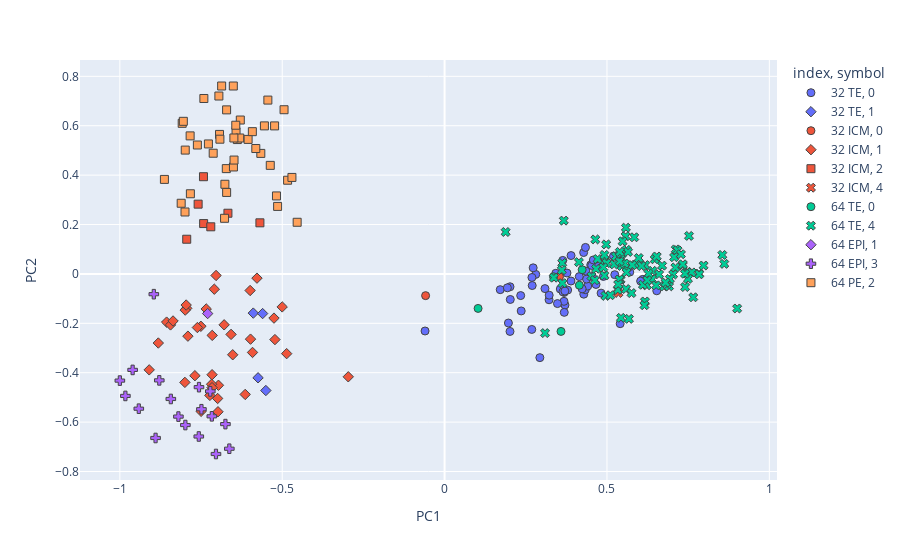

Notebook code for this chart:
### Code cell
fig = px.scatter(scores, x='PC1', y='PC2', color=labels, symbol=kmeanslabels)
fig.update_traces(mode='markers', marker_line_width =1, marker_size=8)
fig.show()

### Figure 1 — Plotly figure (JSON) as saved in the notebook; plotly's stock layout.template omitted (floating-point values rounded to 4 significant figures)
{"data": [{"hovertemplate": "index=32 TE<br>symbol=0<br>PC1=%{x}<br>PC2=%{y}<extra></extra>", "legendgroup": "32 TE, 0", "marker": {"color": "#636efa", "line": {"width": 1}, "size": 8, "symbol": "circle"}, "mode": "markers", "name": "32 TE, 0", "orientation": "v", "showlegend": true, "type": "scatter", "x": [0.489, 0.6102, 0.6533, 0.3789, 0.4287, 0.4819, 0.4282, 0.3892, 0.2014, 0.3217, 0.2359, -0.06014, 0.2023, 0.4501, 0.3707, 0.5702, 0.2807, 0.4338, 0.4332, 0.4547, 0.3424, 0.3638, 0.2698, 0.4663, 0.3221, 0.2727, 0.3563, 0.3682, 0.5407, 0.3768, 0.453, 0.3894, 0.2343, 0.2934, 0.4406, 0.4372, 0.4147, 0.2685, 0.3644, 0.2014, 0.1965, 0.3676, 0.3705, 0.3685, 0.1713, 0.5241, 0.269, 0.4351, 0.3476, 0.6037, 0.3091, 0.1933, 0.4739, 0.5202, 0.4581, 0.4236], "xaxis": "x", "y": [-0.01013, -0.02203, -0.0683, -0.06538, -0.08197, -0.07779, 0.08661, -0.02867, -0.05203, -0.1046, -0.1499, -0.2311, -0.1035, 0.03641, -0.126, 0.007297, -0.001862, 0.1073, -0.06384, -0.01032, 0.002494, 0.05466, -0.04705, -0.04257, -0.08607, 0.02461, -0.0613, -0.07493, -0.2014, 0.003588, 0.03447, 0.07435, -0.08765, -0.3389, -0.04922, -0.02089, -0.0108, -0.2248, -0.07219, -0.2329, -0.1988, -0.111, -0.06924, -0.1556, -0.06371, -0.003062, -0.01425, 0.01143, -0.12, -0.02901, -0.05952, -0.05623, 0.03101, 0.07217, 0.05666, -0.0605], "yaxis": "y"}, {"hovertemplate": "index=32 TE<br>symbol=1<br>PC1=%{x}<br>PC2=%{y}<extra></extra>", "legendgroup": "32 TE, 1", "marker": {"color": "#636efa", "line": {"width": 1}, "size": 8, "symbol": "diamond"}, "mode": "markers", "name": "32 TE, 1", "orientation": "v", "showlegend": true, "type": "scatter", "x": [-0.5504, -0.5891, -0.5604, -0.5744], "xaxis": "x", "y": [-0.4721, -0.1586, -0.1605, -0.4206], "yaxis": "y"}, {"hovertemplate": "index=32 ICM<br>symbol=0<br>PC1=%{x}<br>PC2=%{y}<extra></extra>", "legendgroup": "32 ICM, 0", "marker": {"color": "#EF553B", "line": {"width": 1}, "size": 8, "symbol": "circle"}, "mode": "markers", "name": "32 ICM, 0", "orientation": "v", "showlegend": true, "type": "scatter", "x": [0.4948, 0.3538, -0.05849], "xaxis": "x", "y": [0.05668, -0.01122, -0.08793], "yaxis": "y"}, {"hovertemplate": "index=32 ICM<br>symbol=1<br>PC1=%{x}<br>PC2=%{y}<extra></extra>", "legendgroup": "32 ICM, 1", "marker": {"color": "#EF553B", "line": {"width": 1}, "size": 8, "symbol": "diamond"}, "mode": "markers", "name": "32 ICM, 1", "orientation": "v", "showlegend": true, "type": "scatter", "x": [-0.856, -0.6978, -0.7037, -0.7941, -0.7997, -0.844, -0.6575, -0.614, -0.7092, -0.8362, -0.5915, -0.5224, -0.734, -0.6788, -0.5253, -0.7228, -0.7987, -0.5988, -0.716, -0.6964, -0.7504, -0.7612, -0.7174, -0.7498, -0.5976, -0.7904, -0.7155, -0.7958, -0.9096, -0.7161, -0.5001, -0.2966, -0.8816, -0.5777, -0.6989, -0.7689, -0.6524, -0.4863], "xaxis": "x", "y": [-0.1951, -0.5581, -0.006268, -0.1394, -0.4391, -0.2065, -0.2449, -0.488, -0.06186, -0.1905, -0.3179, -0.2659, -0.1418, -0.2061, -0.1789, -0.4918, -0.1465, -0.06712, -0.4081, -0.4508, -0.2119, -0.2171, -0.4467, -0.5563, -0.2641, -0.252, -0.2489, -0.1259, -0.3884, -0.4605, -0.1336, -0.4165, -0.2798, -0.0171, -0.5043, -0.4121, -0.3274, -0.3228], "yaxis": "y"}, {"hovertemplate": "index=32 ICM<br>symbol=2<br>PC1=%{x}<br>PC2=%{y}<extra></extra>", "legendgroup": "32 ICM, 2", "marker": {"color": "#EF553B", "line": {"width": 1}, "size": 8, "symbol": "square"}, "mode": "markers", "name": "32 ICM, 2", "orientation": "v", "showlegend": true, "type": "scatter", "x": [-0.7425, -0.5687, -0.742, -0.794, -0.7589, -0.72, -0.6672], "xaxis": "x", "y": [0.3936, 0.2069, 0.2039, 0.1405, 0.2825, 0.1908, 0.2458], "yaxis": "y"}, {"hovertemplate": "index=32 ICM<br>symbol=4<br>PC1=%{x}<br>PC2=%{y}<extra></extra>", "legendgroup": "32 ICM, 4", "marker": {"color": "#EF553B", "line": {"width": 1}, "size": 8, "symbol": "x"}, "mode": "markers", "name": "32 ICM, 4", "orientation": "v", "showlegend": true, "type": "scatter", "x": [0.5352], "xaxis": "x", "y": [-0.07684], "yaxis": "y"}, {"hovertemplate": "index=64 TE<br>symbol=0<br>PC1=%{x}<br>PC2=%{y}<extra></extra>", "legendgroup": "64 TE, 0", "marker": {"color": "#00cc96", "line": {"width": 1}, "size": 8, "symbol": "circle"}, "mode": "markers", "name": "64 TE, 0", "orientation": "v", "showlegend": true, "type": "scatter", "x": [0.4149, 0.4236, 0.3354, 0.3585, 0.1031], "xaxis": "x", "y": [-0.04569, 0.01703, -0.01137, -0.2328, -0.1396], "yaxis": "y"}, {"hovertemplate": "index=64 TE<br>symbol=4<br>PC1=%{x}<br>PC2=%{y}<extra></extra>", "legendgroup": "64 TE, 4", "marker": {"color": "#00cc96", "line": {"width": 1}, "size": 8, "symbol": "x"}, "mode": "markers", "name": "64 TE, 4", "orientation": "v", "showlegend": true, "type": "scatter", "x": [0.6698, 0.5331, 0.5454, 0.5587, 0.4931, 0.4976, 0.6755, 0.5221, 0.5461, 0.5455, 0.4954, 0.5574, 0.7038, 0.7834, 0.5625, 0.4642, 0.6911, 0.7657, 0.6471, 0.5432, 0.8612, 0.7472, 0.6846, 0.7119, 0.6171, 0.3365, 0.3623, 0.7608, 0.7175, 0.7975, 0.8552, 0.7526, 0.5604, 0.5884, 0.7326, 0.784, 0.6177, 0.7068, 0.5779, 0.6228, 0.9009, 0.7278, 0.6402, 0.6938, 0.6107, 0.6533, 0.7494, 0.542, 0.4712, 0.5103, 0.5756, 0.4522, 0.5383, 0.4923, 0.5542, 0.4624, 0.5346, 0.6605, 0.6262, 0.4136, 0.367, 0.3609, 0.5583, 0.7405, 0.6387, 0.584, 0.5481, 0.4988, 0.3628, 0.4664, 0.5275, 0.7403, 0.6277, 0.4888, 0.6805, 0.7108, 0.6514, 0.3093, 0.4922, 0.5393, 0.5413, 0.5677, 0.7335, 0.6063, 0.6154, 0.1879, 0.5649, 0.624, 0.5602, 0.5979, 0.5395], "xaxis": "x", "y": [0.03351, -0.06444, 0.04358, -0.06122, 0.05625, 0.1195, -0.05102, 0.03875, 0.0812, 0.03229, -0.08886, 0.1526, -0.002245, 0.001343, 0.02633, 0.1397, -0.05022, -0.09458, 0.05939, -0.1779, 0.04075, 0.008348, -0.04148, 0.09926, -0.1115, -0.01525, 0.0441, 0.006003, 0.09531, 0.03405, 0.07685, 0.1538, 0.09731, 0.03811, 0.03405, -0.00159, 0.03585, 0.06762, 0.03566, -0.04579, -0.1399, 0.07982, 0.01233, -0.0201, -0.04393, 0.0706, -0.01989, -0.0233, 0.06021, -0.08625, -0.07757, -0.009278, -0.02263, -0.006459, 0.042, -0.02542, -0.04225, -0.001518, -0.02032, 0.04775, 0.2158, 0.01543, 0.1872, -0.05315, -0.02169, 0.1483, 0.1318, 0.04364, -0.0374, 0.02068, 0.07103, 0.0009884, 0.0009655, 0.0264, -0.03484, 0.0263, -0.0463, -0.2396, 0.07703, 0.0514, 0.08138, -0.182, 0.03897, 0.0319, -0.1266, 0.1697, 0.08897, -0.02592, 0.006501, 0.06446, 0.08905], "yaxis": "y"}, {"hovertemplate": "index=64 EPI<br>symbol=1<br>PC1=%{x}<br>PC2=%{y}<extra></extra>", "legendgroup": "64 EPI, 1", "marker": {"color": "#ab63fa", "line": {"width": 1}, "size": 8, "symbol": "diamond"}, "mode": "markers", "name": "64 EPI, 1", "orientation": "v", "showlegend": true, "type": "scatter", "x": [-0.7296], "xaxis": "x", "y": [-0.1605], "yaxis": "y"}, {"hovertemplate": "index=64 EPI<br>symbol=3<br>PC1=%{x}<br>PC2=%{y}<extra></extra>", "legendgroup": "64 EPI, 3", "marker": {"color": "#ab63fa", "line": {"width": 1}, "size": 8, "symbol": "cross"}, "mode": "markers", "name": "64 EPI, 3", "orientation": "v", "showlegend": true, "type": "scatter", "x": [-0.6749, -0.6629, -0.7563, -0.8197, -0.7487, -1.0, -0.8786, -0.9829, -0.9606, -0.7168, -0.7983, -0.757, -0.89, -0.9417, -0.704, -0.7215, -0.843, -0.8954], "xaxis": "x", "y": [-0.608, -0.7078, -0.4585, -0.5776, -0.5478, -0.4319, -0.431, -0.494, -0.3887, -0.5766, -0.6119, -0.6582, -0.6643, -0.5456, -0.7291, -0.4755, -0.5063, -0.08206], "yaxis": "y"}, {"hovertemplate": "index=64 PE<br>symbol=2<br>PC1=%{x}<br>PC2=%{y}<extra></extra>", "legendgroup": "64 PE, 2", "marker": {"color": "#FFA15A", "line": {"width": 1}, "size": 8, "symbol": "square"}, "mode": "markers", "name": "64 PE, 2", "orientation": "v", "showlegend": true, "type": "scatter", "x": [-0.5548, -0.4944, -0.6422, -0.6382, -0.6308, -0.5659, -0.6712, -0.6776, -0.6722, -0.5368, -0.454, -0.6765, -0.5813, -0.6502, -0.5142, -0.4834, -0.4701, -0.605, -0.6713, -0.7828, -0.7993, -0.8628, -0.7125, -0.8111, -0.7272, -0.6484, -0.5442, -0.7986, -0.6506, -0.695, -0.693, -0.6919, -0.7413, -0.6291, -0.643, -0.808, -0.7613, -0.5177, -0.6865, -0.8045, -0.6488, -0.5235, -0.7836, -0.592], "xaxis": "x", "y": [0.5994, 0.6648, 0.5754, 0.544, 0.5503, 0.488, 0.3299, 0.2253, 0.4264, 0.4396, 0.2091, 0.3631, 0.5077, 0.433, 0.2733, 0.3793, 0.3907, 0.5446, 0.6643, 0.3246, 0.2508, 0.3827, 0.4887, 0.2861, 0.5263, 0.461, 0.7038, 0.5014, 0.7608, 0.7203, 0.5649, 0.5455, 0.7103, 0.6231, 0.6021, 0.6097, 0.522, 0.3158, 0.7609, 0.6179, 0.5504, 0.5993, 0.5589, 0.576], "yaxis": "y"}], "layout": {"legend": {"title": {"text": "index, symbol"}, "tracegroupgap": 0}, "margin": {"t": 60}, "xaxis": {"anchor": "y", "domain": [0, 1], "title": {"text": "PC1"}}, "yaxis": {"anchor": "x", "domain": [0, 1], "title": {"text": "PC2"}}}}
